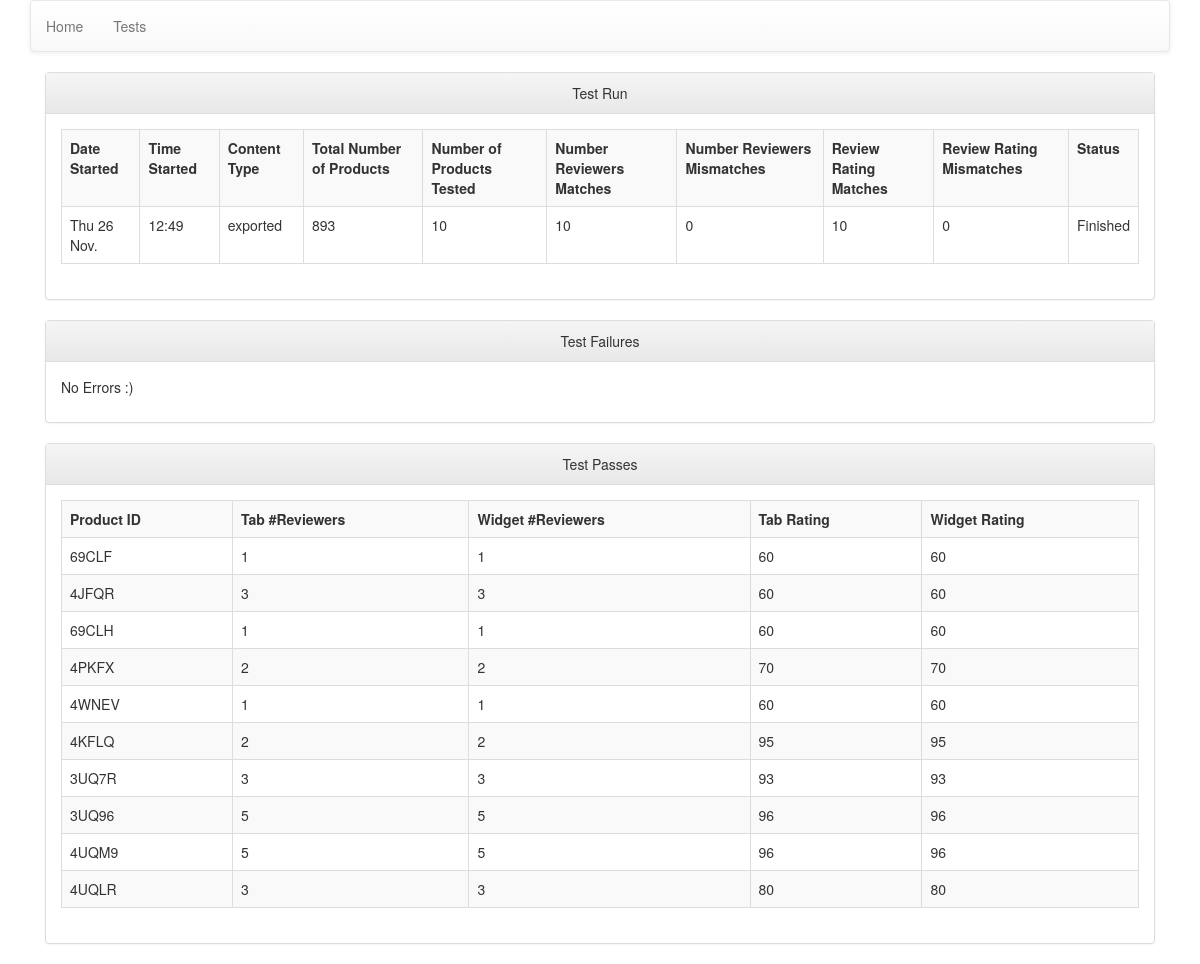
/review-mismatch-test/44, run on the app's committed database.
### test/models.py (models this page shows, shortened)
class BaseTest(models.Model):
    num_products = models.IntegerField(blank=True, default=0)
    num_products_tested = models.IntegerField(default=0)
    created_at = models.DateTimeField(auto_now_add=True)
    datetime_finished = models.DateTimeField(blank=False, null=True)
    is_active = models.BooleanField(default=True)
    content_type = models.CharField(blank=True, max_length=100)
    class Meta:
        abstract = True

class RatingMismatchTest(BaseTest):
    number_reviewers_matches = models.IntegerField(blank=False, default=0)
    number_reviewers_mismatches = models.IntegerField(blank=False, default=0)
    review_rating_matches = models.IntegerField(blank=False, default=0)
    review_rating_mismatches = models.IntegerField(blank=False, default=0)

class MismatchTestProduct(models.Model):
    parent_test = models.ForeignKey(RatingMismatchTest)
    result = models.BooleanField(default=True)
    product_id = models.CharField(max_length=10)
    tab_number_reviewers = models.IntegerField(default=0)
    widget_number_reviewers = models.IntegerField(default=0)
    tab_rating = models.IntegerField(default=0)
    widget_rating = models.IntegerField(default=0)

### test/views.py (the view)
def view_rating_mismatch_test(request, test_identifier):
    rating_mismatch_test = RatingMismatchTest.objects.get(id=test_identifier)
    test_products_pass = MismatchTestProduct.objects.filter(
        parent_test=rating_mismatch_test,
        result=True,
    )
    test_products_fail = MismatchTestProduct.objects.filter(
        parent_test=rating_mismatch_test,
        result=False,
    )
    context_dict = {
        'rating_mismatch_test': rating_mismatch_test,
        'test_products_pass': test_products_pass,
        'test_products_fail': test_products_fail,
    }
    return render(request, 'test.html', context=context_dict)

### templates/test.html (shortened to what this page needs)
{% extends "base.html" %}
{% block content %}
<div class="col-md-12 first">
	<div class="panel panel-default">
		<div class="panel-heading text-center">
			Test Run
		</div>
		<div class="panel-body">
			<table class="table table-striped table-bordered table-hover">
				<tr>
					<th>Date Started</th>
					<th>Time Started</th>
					<th>Content Type</th>
					<th>Total Number of Products</th>
					<th>Number of Products Tested</th>
					<th>Number Reviewers Matches</th>
					<th>Number Reviewers Mismatches</th>
					<th>Review Rating Matches</th>
					<th>Review Rating Mismatches</th>
					<th>Status</th>
				</tr>
				<tr>
					<td>{{ rating_mismatch_test.created_at|date:"D j N" }}</td>
					<td>{{ rating_mismatch_test.created_at|date:"G:i" }}</td>
					<td>{{ rating_mismatch_test.content_type }}</td>
					<td>{{ rating_mismatch_test.num_products }}</td>
					<td>{{ rating_mismatch_test.num_products_tested }}</td>
					<td>{{ rating_mismatch_test.number_reviewers_matches }}</td>
					<td>{{ rating_mismatch_test.number_reviewers_mismatches }}</td>
					<td>{{ rating_mismatch_test.review_rating_matches }}</td>
					<td>{{ rating_mismatch_test.review_rating_mismatches }}</td>
					{% if rating_mismatch_test.is_active %}
					<td>Running</td>
					{% else %}
					<td>Finished</td>
					{% endif %}
				</tr>
			</table>
		</div>
	</div>
	<div class="row">
		<div class="col-md-12">
			<div class="panel panel-default">
				<div class="panel-heading text-center">
					Test Failures
				</div>
				<div class="panel-body">
					{% if test_products_fail %}
					<table class="table table-striped table-bordered table-hover">
						<tr>
							<th>Tab #Reviewers</th>
							<th>Widget #Reviewers</th>
							<th>Tab Rating</th>
							<th>Widget Rating</th>
						</tr>
						{% for test_product in test_products_fail %}
						<tr>
							<td>{{ test_product.product_id }}</td>
							<td>{{ test_product.tab_number_reviewers }}</td>
							<td>{{ test_product.widget_number_reviewers }}</td>
							<td>{{ test_product.tab_rating }}</td>
							<td>{{ test_product.widget_rating }}</td>
						</tr>
						{% endfor %}
					{% else %}
						<p>No Errors :)</p>
					{% endif %}
				</div>
			</div>
		</div>
	</div>
	<div class="row">
		<div class="col-md-12">
			<div class="panel panel-default">
				<div class="panel-heading text-center">
					Test Passes
				</div>
				<div class="panel-body">
					{% if test_products_pass %}
					<table class="table table-striped table-bordered table-hover">
						<tr>
							<th>Product ID</th>
							<th>Tab #Reviewers</th>
							<th>Widget #Reviewers</th>
							<th>Tab Rating</th>
							<th>Widget Rating</th>
						</tr>
						{% for test_product in test_products_pass %}
						<tr>
							<td>{{ test_product.product_id }}</td>
							<td>{{ test_product.tab_number_reviewers }}</td>
							<td>{{ test_product.widget_number_reviewers }}</td>
							<td>{{ test_product.tab_rating }}</td>
							<td>{{ test_product.widget_rating }}</td>
						</tr>
						{% endfor %}
					</table>
					{% else %}
						<p>No passed products :(</p>
					{% endif %}
				</div>
			</div>
		</div>
	</div>
</div>
{% endblock %}

### data on the page
RatingMismatchTest: created_at "Thu 26 Nov.", created_at "12:49", content_type "exported", num_products "893", num_products_tested "10", number_reviewers_matches "10", number_reviewers_mismatches "0", review_rating_matches "10", review_rating_mismatches "0"
MismatchTestProduct: product_id "69CLF", tab_number_reviewers "1", widget_number_reviewers "1", tab_rating "60", widget_rating "60"
MismatchTestProduct: product_id "4JFQR", tab_number_reviewers "3", widget_number_reviewers "3", tab_rating "60", widget_rating "60"
MismatchTestProduct: product_id "69CLH", tab_number_reviewers "1", widget_number_reviewers "1", tab_rating "60", widget_rating "60"
MismatchTestProduct: product_id "4PKFX", tab_number_reviewers "2", widget_number_reviewers "2", tab_rating "70", widget_rating "70"
MismatchTestProduct: product_id "4WNEV", tab_number_reviewers "1", widget_number_reviewers "1", tab_rating "60", widget_rating "60"
MismatchTestProduct: product_id "4KFLQ", tab_number_reviewers "2", widget_number_reviewers "2", tab_rating "95", widget_rating "95"
MismatchTestProduct: product_id "3UQ7R", tab_number_reviewers "3", widget_number_reviewers "3", tab_rating "93", widget_rating "93"
MismatchTestProduct: product_id "3UQ96", tab_number_reviewers "5", widget_number_reviewers "5", tab_rating "96", widget_rating "96"
MismatchTestProduct: product_id "4UQM9", tab_number_reviewers "5", widget_number_reviewers "5", tab_rating "96", widget_rating "96"
MismatchTestProduct: product_id "4UQLR", tab_number_reviewers "3", widget_number_reviewers "3", tab_rating "80", widget_rating "80"
